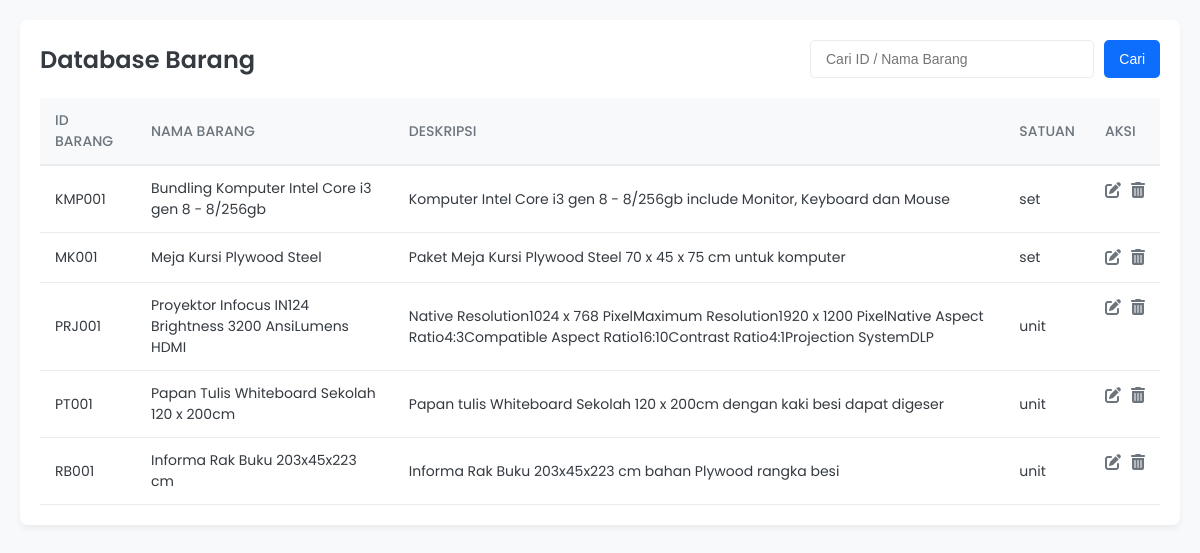
The page /database.php on the database its author committed.
### tables this page shows
CREATE TABLE `barang` (
  `id_barang` varchar(10) NOT NULL,
  `nama_barang` varchar(100) NOT NULL,
  `deskripsi` varchar(255) DEFAULT NULL,
  `satuan_unit` enum('pcs','botol','lembar','unit','buah','set') NOT NULL
);

### database.php (the view, shortened to what this page needs)
<!DOCTYPE html>
<html lang="en">
<head>
    <link rel="stylesheet" href="style/database-style.css">
    <link rel="stylesheet" href="https://cdnjs.cloudflare.com/ajax/libs/font-awesome/6.5.2/css/all.min.css">
</head>
<body>
    <div class="container">
        <div class="header">
            <h1>Database Barang</h1>
            <form class="search-form" method="GET" action="">
                <input type="text" name="cari" placeholder="Cari ID / Nama Barang"
                       value="<?= isset($_GET['cari']) ? htmlspecialchars($_GET['cari']) : '' ?>">
                <button type="submit">Cari</button>
            </form>
        </div>
        <?php
        include 'koneksi.php';
        $tableName = 'barang';
        if (isset($_GET['cari']) && $_GET['cari'] != '') {
            $cari = $conn->real_escape_string($_GET['cari']);
            $query = "SELECT * FROM $tableName
                      WHERE id_barang LIKE '%$cari%'
                         OR nama_barang LIKE '%$cari%'
                      ORDER BY id_barang ASC";
        } else {
            $query = "SELECT * FROM $tableName ORDER BY id_barang ASC";
        }
        $data = $conn->query($query);
        if ($data === false) {
            echo "<p class='not-found'>Error: " . $conn->error . "</p>";
        } elseif ($data->num_rows > 0) {
            echo "<table>";
            echo "<thead>";
            echo "<tr>
                    <th>ID Barang</th>
                    <th>Nama Barang</th>
                    <th>Deskripsi</th>
                    <th>Satuan</th>
                    <th>Aksi</th>
                  </tr>";
            echo "</thead>";
            echo "<tbody>";
            while ($row = $data->fetch_assoc()) {
                echo "<tr>
                        <td data-label='ID Barang'>{$row['id_barang']}</td>
                        <td data-label='Nama Barang'>{$row['nama_barang']}</td>
                        <td data-label='Deskripsi'>{$row['deskripsi']}</td>
                        <td data-label='Satuan'>{$row['satuan_unit']}</td>
                        <td data-label='Aksi' class='action-cell'>
                            <a href='edit.php?id={$row['id_barang']}' class='action-icon edit-icon' title='Edit'><i class='fas fa-edit'></i></a>
                            <a href='hapus.php?id={$row['id_barang']}' class='action-icon delete-icon' title='Hapus' onclick='return confirm(\"Apakah Anda yakin ingin menghapus data ini?\")'><i class='fas fa-trash-alt'></i></a>
                        </td>
                      </tr>";
            }
            echo "</tbody>";
            echo "</table>";
        } else {
            echo "<p class='not-found'>Tidak ada data ditemukan.</p>";
        }
        ?>
    </div>
</body>
</html>

### style/database-style.css (style rules this page uses)
:root { --primary-color: #0d6efd; --dark-color: #343a40; --gray-color: #6c757d; --light-bg-color: #f8f9fa; --white-color: #fff; --border-color: #e9ecef; --success-color: #28a745; --info-color: #17a2b8; --danger-color: #dc3545; }
body { font-family: 'Poppins', sans-serif; background-color: var(--light-bg-color); color: var(--dark-color); margin: 0; padding: 20px; }
.container { max-width: 1200px; margin: auto; padding: 20px; background-color: var(--white-color); border-radius: 8px; box-shadow: 0 4px 6px rgba(0, 0, 0, 0.05); }
.header { display: flex; justify-content: space-between; align-items: center; margin-bottom: 20px; flex-wrap: wrap; }
.header h1 { font-size: 24px; font-weight: 600; margin: 0; }
.search-form { display: flex; gap: 10px; flex-grow: 1; max-width: 350px; }
.search-form input[type="text"] { width: 100%; padding: 10px 15px; border: 1px solid var(--border-color); border-radius: 5px; font-size: 14px; color: var(--dark-color); }
.search-form button { padding: 10px 15px; background-color: var(--primary-color); color: var(--white-color); border: none; border-radius: 5px; cursor: pointer; font-size: 14px; font-weight: 500; transition: background-color 0.2s ease; }
table { width: 100%; border-collapse: collapse; margin-top: 20px; font-size: 14px; }
thead th { text-align: left; padding: 12px 15px; background-color: var(--light-bg-color); color: var(--gray-color); font-weight: 500; text-transform: uppercase; border-bottom: 2px solid var(--border-color); }
tbody tr { border-bottom: 1px solid var(--border-color); transition: background-color 0.2s ease; }
tbody td { padding: 12px 15px; }
.action-cell { display: flex; gap: 10px; }
.action-icon { font-size: 16px; color: var(--gray-color); transition: color 0.2s ease; }

### rows shown on the page
barang: id_barang "KMP001", nama_barang "Bundling Komputer Intel Core i3 gen 8 - 8/256gb", deskripsi "Komputer Intel Core i3 gen 8 - 8/256gb include Monitor, Keyboard dan Mouse", satuan_unit "set"
barang: id_barang "MK001", nama_barang "Meja Kursi Plywood Steel", deskripsi "Paket Meja Kursi Plywood Steel 70 x 45 x 75 cm untuk komputer", satuan_unit "set"
barang: id_barang "PRJ001", nama_barang "Proyektor Infocus IN124 Brightness 3200 AnsiLumens HDMI", deskripsi "Native Resolution1024 x 768 PixelMaximum Resolution1920 x 1200 PixelNative Aspect Ratio4:3Compatible Aspect Ratio16:10Contrast Ratio4:1Projection SystemDLP", satuan_unit "unit"
barang: id_barang "PT001", nama_barang "Papan Tulis Whiteboard Sekolah 120 x 200cm", deskripsi "Papan tulis Whiteboard Sekolah 120 x 200cm dengan kaki besi dapat digeser", satuan_unit "unit"
barang: id_barang "RB001", nama_barang "Informa Rak Buku 203x45x223 cm", deskripsi "Informa Rak Buku 203x45x223 cm bahan Plywood rangka besi", satuan_unit "unit"
